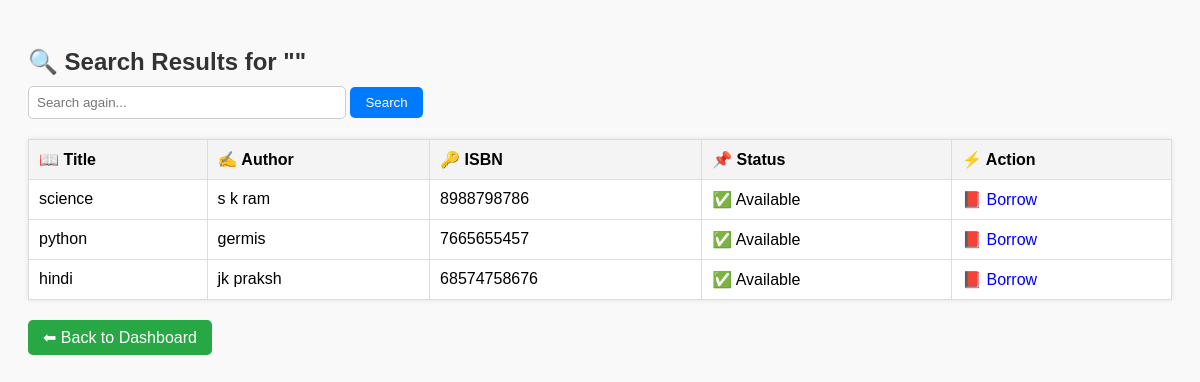
The app's page /search_books, older data.
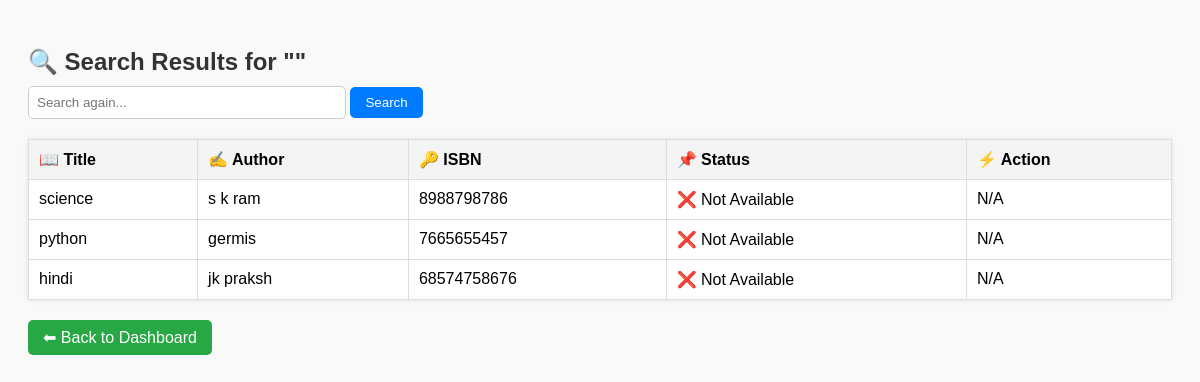
The same page, newer data.
### tables this page shows
CREATE TABLE books (
                            id INTEGER PRIMARY KEY AUTOINCREMENT,
                            title TEXT NOT NULL,
                            author TEXT NOT NULL,
                            isbn TEXT UNIQUE NOT NULL,
                            available INTEGER DEFAULT 1
                        );

### app.py (the view)
@app.route("/search_books", methods=["GET"])
def search_books():
    query = request.args.get("q", "").strip()
    conn = get_db()
    cur = conn.cursor()
    cur.execute("SELECT * FROM books WHERE title LIKE ? OR author LIKE ?",
                (f"%{query}%", f"%{query}%"))
    results = cur.fetchall()
    conn.close()
    return render_template("search_results.html", results=results, query=query)

### app.py (called while the page is built)
def get_db():
    conn = sqlite3.connect(DB_NAME)
    conn.row_factory = sqlite3.Row
    return conn

### templates/search_results.html (shortened to what this page needs)
<!DOCTYPE html>
<html lang="en">
<head>
</head>
<body>
    <h2>🔍 Search Results for "{{ query }}"</h2>
    <form method="get" action="{{ url_for('search_books') }}">
        <input type="text" name="q" value="{{ query }}" placeholder="Search again...">
        <button type="submit">Search</button>
    </form>
    {% if results %}
        <table>
            <tr>
                <th>📖 Title</th>
                <th>✍ Author</th>
                <th>🔑 ISBN</th>
                <th>📌 Status</th>
                <th>⚡ Action</th>
            </tr>
            {% for book in results %}
            <tr>
                <td>{{ book['title'] }}</td>
                <td>{{ book['author'] }}</td>
                <td>{{ book['isbn'] }}</td>
                <td>
                    {% if book['available'] == 1 %}
                        ✅ Available
                    {% else %}
                        ❌ Not Available
                    {% endif %}
                </td>
                <td>
                    {% if book['available'] == 1 %}
                        <a href="{{ url_for('borrow_book', book_id=book['id']) }}">📕 Borrow</a>
                    {% else %}
                        N/A
                    {% endif %}
                </td>
            </tr>
            {% endfor %}
        </table>
    {% else %}
        <p>⚠️ No books found matching "{{ query }}".</p>
    {% endif %}
    <a href="{{ url_for('student_dashboard', name=session.get('student_name')) }}" class="back">⬅ Back to Dashboard</a>
</body>
</html>

### templates/search_results.html (style rules this page uses)
body { font-family: Arial, sans-serif; padding: 20px; background: #f9f9f9; }
h2 { color: #333; margin-bottom: 10px; }
form { margin-bottom: 20px; }
input[type="text"] { padding: 8px; width: 300px; border: 1px solid #ccc; border-radius: 5px; }
button { padding: 8px 15px; background: #007bff; color: white; border: none; border-radius: 5px; cursor: pointer; }
table { width: 100%; border-collapse: collapse; margin-top: 15px; background: white; box-shadow: 0 0 5px rgba(0,0,0,0.1); }
th, td { padding: 10px; border: 1px solid #ddd; text-align: left; }
th { background: #f4f4f4; }
a { text-decoration: none; color: blue; }
.back { margin-top: 20px; display: inline-block; background: #28a745; color: white; padding: 8px 15px; border-radius: 5px; }

Row changes from the older to the newer data that the page shows:
changed books "science": available "✅ Available 📕 Borrow" → "❌ Not Available N/A"
changed books "python": available "✅ Available 📕 Borrow" → "❌ Not Available N/A"
changed books "hindi": available "✅ Available 📕 Borrow" → "❌ Not Available N/A"
